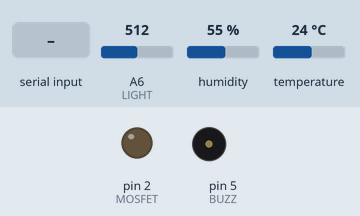
Bench run of a sketch on a simulated Arduino Nano, built with avr-gcc and run on an emulated ATmega328P. Parts: output pins drawn as LEDs (lit = HIGH), buzzer (waves = sounding). The test bench sets the inputs (shaded band); at power-on: A6 (LIGHT) = 512, humidity 55 %, temperature 24 °C. What the sketch prints to the serial monitor is not drawn.

Above: at 1.2 s.
1.3 s: byte 250 (250) received over Serial
At 3.9 s:
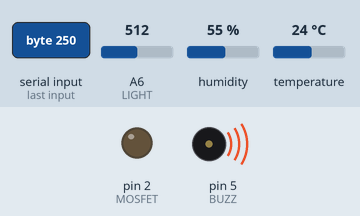
7.3 s: A6 (LIGHT) set to 306
Timing chart, 0 to 10.3 s (numbered marks = the images above; inputs shaded):
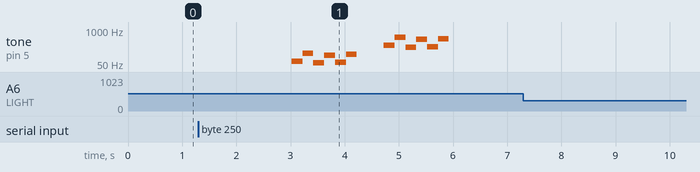

Measured:
- after the input at 1.3 s, tone on pin 5 (BUZZ): plays 65 Hz for 0.20 s, 130 Hz for 0.20 s, 55 Hz for 0.20 s, 110 Hz for 0.20 s, 58 Hz for 0.20 s, 116 Hz for 0.20 s … (12 notes in this stretch), starting after 1.7 s
- after the input at 7.3 s, every drawn part: stays the same

The sketch:

Arduino_Functionality.ino
```cpp
//Add Libraries
#include <Arduino.h>
#include "DHT.h"

// Introduce Definitions
#define DHTPIN 3
#define MOISTURE A0
#define MOSFET 2
#define BUZZ 5
#define LIGHT A6
# define DHTTYPE DHT11
DHT dht(DHTPIN, DHTTYPE);


void setup() {
  Serial.begin(9600); // baud

  // ID PINS
  pinMode (MOSFET, OUTPUT);
  pinMode(BUZZ, OUTPUT);

  // Initiate Temp Sensor
  dht.begin();

// Added redundancy
  digitalWrite(MOSFET, LOW);
  digitalWrite(BUZZ, LOW);


}

// send moisture value to Java interface
 void sendMoistData() {
    const auto value =  analogRead( MOISTURE );
    const byte data[] = {0, 0, highByte(value), lowByte(value)};
    Serial.write(data, 4);
    Serial.println();}

// Too humid
  void error107() {
    const auto value =  107;
   const byte data[] = {0, 0, highByte(value), lowByte(value)};
   Serial.write(data, 4);
    Serial.println();}

// Too Cold
     void error108() {
    const auto value =  108;
   const byte data[] = {0, 0, highByte(value), lowByte(value)};
   Serial.write(data, 4);
    Serial.println();}

// Not enough light (assume daytime)
     void error109() {
    const auto value =  109;
   const byte data[] = {0, 0, highByte(value), lowByte(value)};
   Serial.write(data, 4);
    Serial.println();}

// Too warm
      void error110() {
    const auto value =  110;
   const byte data[] = {0, 0, highByte(value), lowByte(value)};
   Serial.write(data, 4);
    Serial.println();}

// Too arid
      void error111() {
    const auto value =  111;
   const byte data[] = {0, 0, highByte(value), lowByte(value)};
   Serial.write(data, 4);
    Serial.println();}

    void song() {
      const auto recievedData = Serial.read();
if (recievedData == 250) {
// Play Mario Undergound Theme

delay(1000);
// C2
  tone (BUZZ, 65.4);
  delay(200);
  noTone(BUZZ);

  //C3
  tone(BUZZ, 130);
  delay(200);
  noTone(BUZZ);

  // A1
  tone (BUZZ, 55);
  delay(200);
  noTone(BUZZ);

//A2
tone(BUZZ, 110);
delay(200);
noTone(BUZZ);

  // Bb1
  tone(BUZZ, 58);
  delay(200);
  noTone(BUZZ);

  // Bb2
  tone(BUZZ, 116);
  delay(200);
  noTone(BUZZ);

delay(500);

  // C4
  tone (BUZZ, 262);
  delay(200);
  noTone(BUZZ);

  //C5
  tone(BUZZ, 523);
  delay(200);
  noTone(BUZZ);

  // A3
  tone (BUZZ, 220);
  delay(200);
  noTone(BUZZ);

//A4
tone(BUZZ, 440);
delay(200);
noTone(BUZZ);

  // Bb3
  tone(BUZZ, 233);
  delay(200);
  noTone(BUZZ);

  // Bb4
  tone(BUZZ, 466);
  delay(200);
  noTone(BUZZ);}

else if (recievedData == 240){

    //Ode To Joy - Beethoven

// E4
    tone(BUZZ, 330);
    delay(300) ;
    noTone(BUZZ);

    // E4
    tone(BUZZ, 330);
    delay(300) ;
    noTone(BUZZ);

    //F4
    tone(BUZZ, 350);
    delay(300);
    noTone(BUZZ);

    //G4

  tone(BUZZ, 392);
    delay(250);
    noTone(BUZZ);

       //G4

  tone(BUZZ, 392);
    delay(300);
    noTone(BUZZ);

       //F4
    tone(BUZZ, 350);
    delay(300);
    noTone(BUZZ);

       // E4
    tone(BUZZ, 330);
    delay(300) ;
    noTone(BUZZ);

    //D4
    tone(BUZZ, 294);
    delay(300);
    noTone(BUZZ);

    //C4
    tone(BUZZ, 261);
    delay(300);
    noTone(BUZZ);


      //C4
    tone(BUZZ, 261);
    delay(300);
    noTone(BUZZ);

    //D4
    tone(BUZZ, 294);
    delay(300);
    noTone(BUZZ);

       // E4
    tone(BUZZ, 330);
    delay(300) ;
    noTone(BUZZ);

      // E4
    tone(BUZZ, 330);
    delay(500) ;
    noTone(BUZZ);

       //D4
    tone(BUZZ, 294);
    delay(200);
    noTone(BUZZ);

//D4
    tone(BUZZ, 294);
    delay(500);
    noTone(BUZZ);

  }

    }

// Read moisture and decide upon action
void automater () {
const auto recievedData = Serial.read();
auto moist = analogRead(MOISTURE);
if (moist > 660)
  { digitalWrite(MOSFET, HIGH); }

  else if ( recievedData == 255)
  {digitalWrite(MOSFET,HIGH); delay(2000);}

  else
  {digitalWrite(MOSFET, LOW);}
}


void loop() {
  song();


// Measure vitals
auto light = analogRead(LIGHT);
auto temperature =  1000; //dht.readTemperature();
auto humidity = dht.readHumidity();
auto recieve = Serial.read();


if ( light > 325) {
if (temperature >= 18 && temperature <= 29) {
if (humidity >= 30 && humidity <= 60 ) {

automater();
sendMoistData();

if (!Serial.available())
{delay(1000);
return;}


const auto RecievedData = Serial.read();
}

else if ( humidity < 30 )
{error111(); delay (1000);
}

else if (humidity > 60) {
  error107(); delay(1000);}}
else if ( temperature > 18 || temperature < 29)
{
  if (temperature > 18)
  {error110(); delay(1000);}

  else if (temperature < 29)
  { error108(); delay(1000);} }
}


else if ( light < 325)
{ error109(); delay(1000); }


}
```
